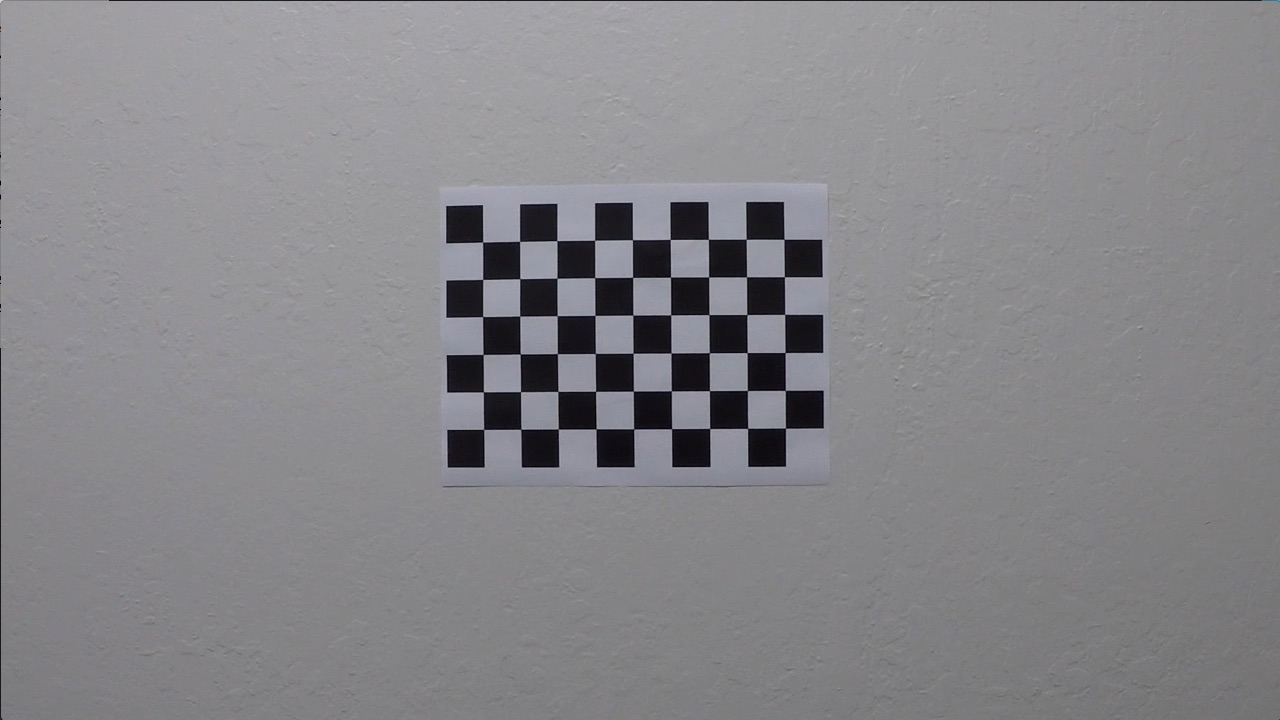
#> input picture camera_cal/calibration6.jpg, 1280 x 720 px
$ jupyter execute P4.ipynb   (shell and % lines are left out)
#> lines starting #> are read from the running program, lines starting #| are printed output that depends on the picture; after the words box and inside, x2 and y2 are one past the last pixel; in counts of white or black regions, pixels touching at a corner belong together
[cell 1]
import pickle
import cv2
import numpy as np
import matplotlib.pyplot as plt
import matplotlib.image as mpimg

[cell 2]
# prepare object points
nx = 9#TODO: enter the number of inside corners in x
ny = 6#TODO: enter the number of inside corners in y

# Make a list of calibration images
fname = 'camera_cal/calibration6.jpg'
img = cv2.imread(fname)
#> img is the input picture: shape (720, 1280, 3); mean B, G, R 137.6, 134, 134.6
print(img.shape)
#| (720, 1280, 3)

# Convert to grayscale
gray = cv2.cvtColor(img, cv2.COLOR_BGR2GRAY)

# Find the chessboard corners
ret, corners = cv2.findChessboardCorners(gray, (nx, ny), None)
#> ret = True; corners = 54 rows, first 8: [483, 241.9], [519.9, 241.3], [557, 241], [594.7, 239.9], [632.6, 239.9], [670.1, 239.4], [708, 239.1], [746, 239]

# If found, draw corners
if ret == True:
    # Draw and display the corners
    cv2.drawChessboardCorners(img, (nx, ny), corners, ret)
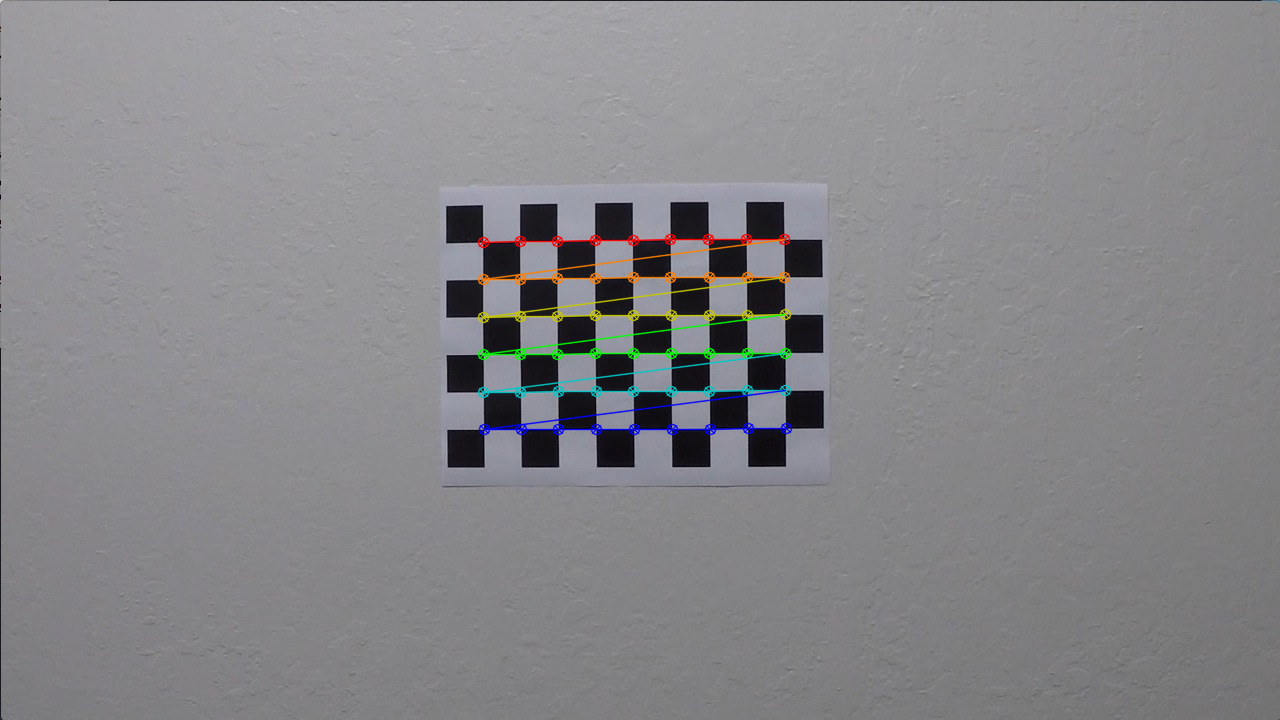
#> img: shape (720, 1280, 3); 1.52% of pixels changed, all inside (x1, y1, x2, y2) = (477, 233, 793, 436)
    plt.imshow(img)


$ run again, with camera_cal/calibration10.jpg copied over camera_cal/calibration6.jpg
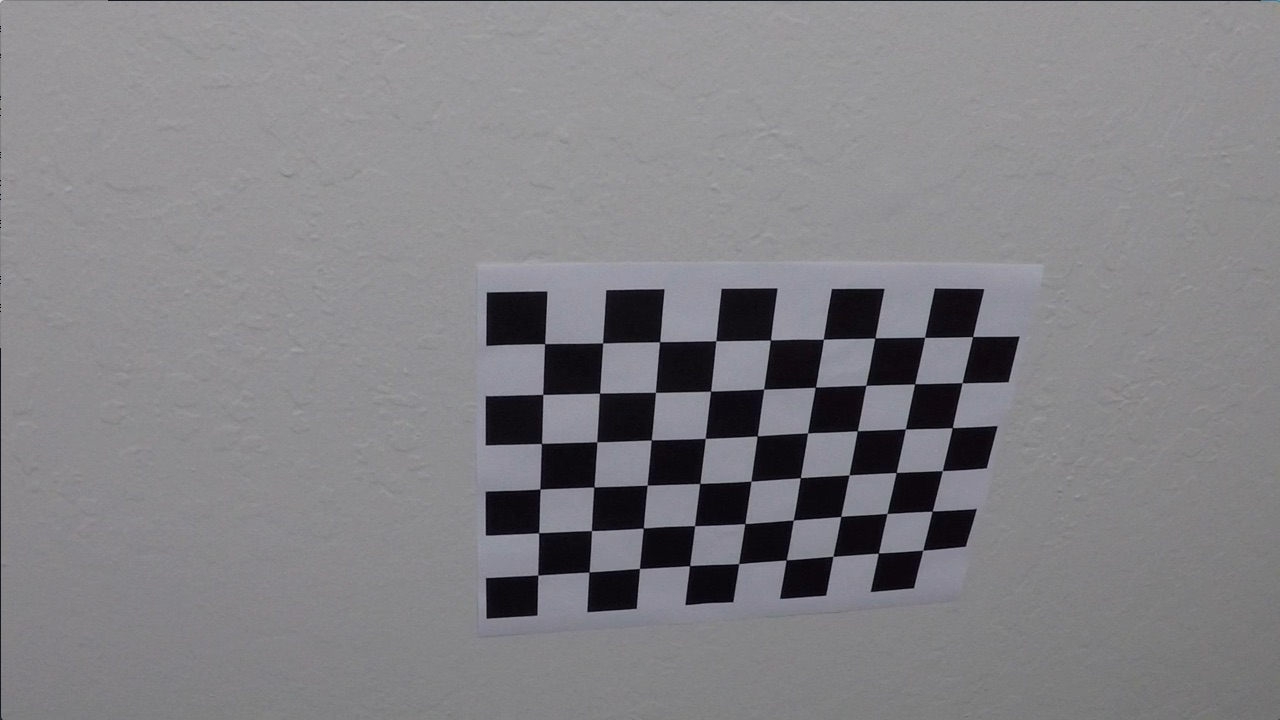
#> input picture camera_cal/calibration10.jpg, 1280 x 720 px
#> img is the input picture: shape (720, 1280, 3); mean B, G, R 133.1, 129.4, 130.2
#| (720, 1280, 3)
#> ret = True; corners = 54 rows, first 8: [545.3, 343.1], [602.7, 342.8], [660.1, 341.3], [715.8, 340.7], [770.6, 340], [823.5, 339.2], [874.3, 338.5], [925.1, 337.4]
#> `cv2.drawChessboardCorners(img, (nx, ny), corners, ret)`:
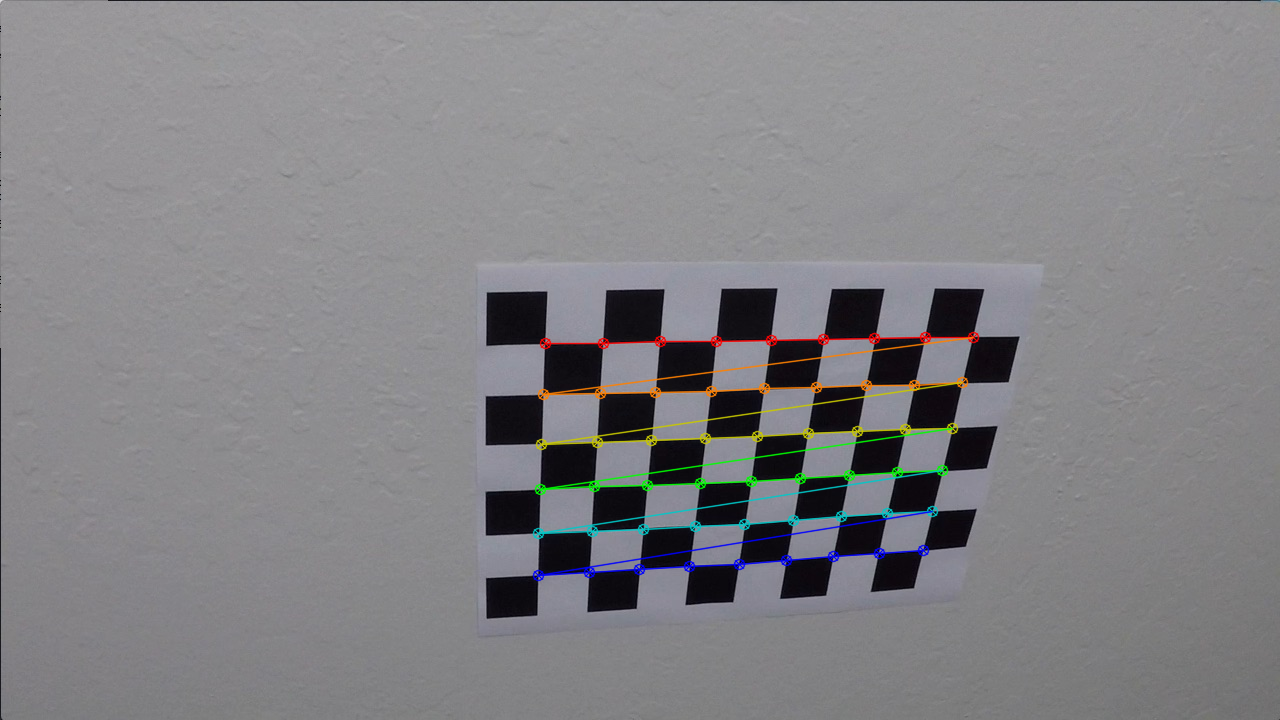
#> img: shape (720, 1280, 3); 1.91% of pixels changed, all inside (x1, y1, x2, y2) = (532, 331, 980, 582)

$ run again, with camera_cal/calibration11.jpg copied over camera_cal/calibration6.jpg
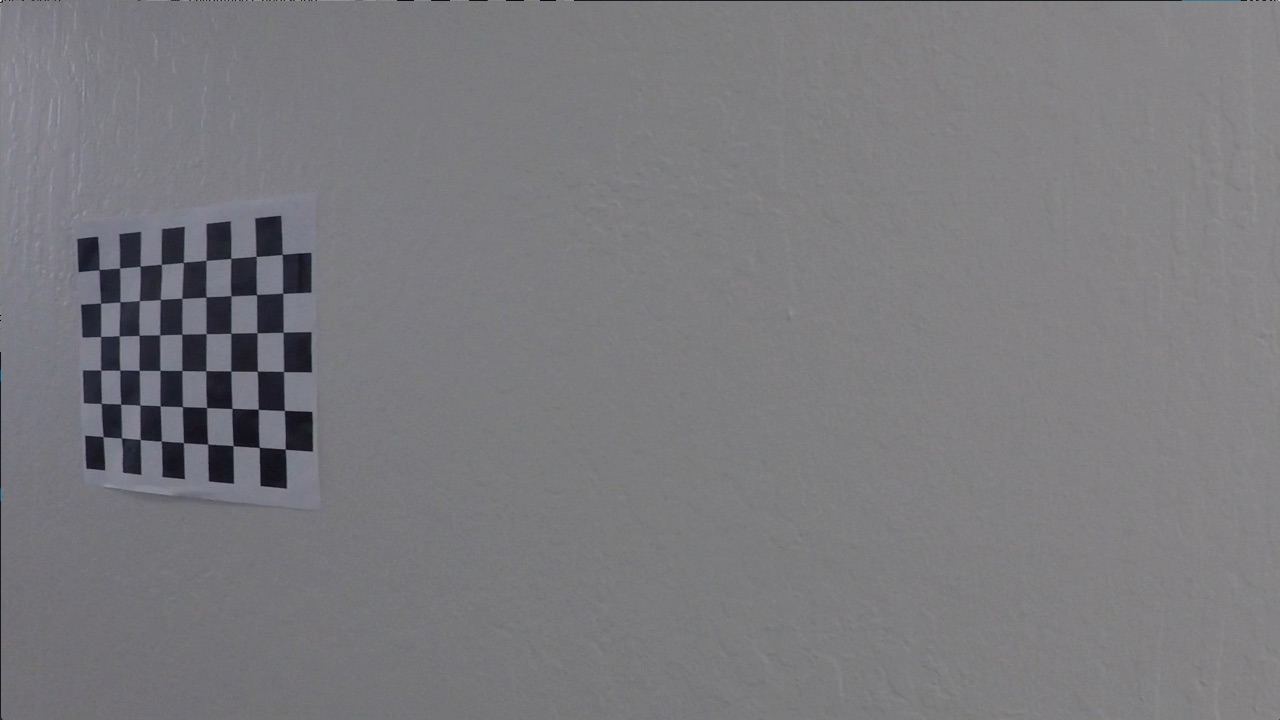
#> input picture camera_cal/calibration11.jpg, 1280 x 720 px
#> img is the input picture: shape (720, 1280, 3); mean B, G, R 125.2, 121.7, 122.2
#| (720, 1280, 3)
#> ret = True; corners = 54 rows, first 8: [99.22, 269.6], [119.6, 268], [140.1, 266.1], [161.3, 264.5], [183.3, 262.5], [206.1, 260.3], [230.7, 258.2], [256.2, 256.3]
#> `cv2.drawChessboardCorners(img, (nx, ny), corners, ret)`:
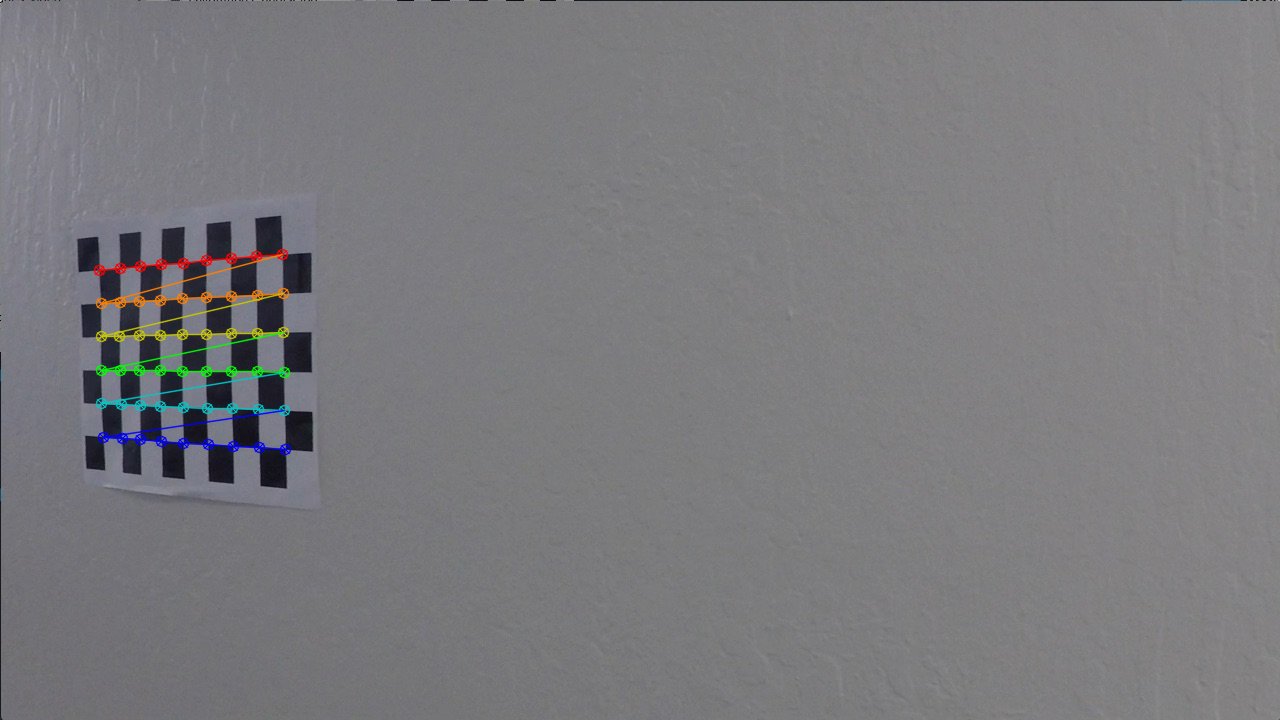
#> img: shape (720, 1280, 3); 1.11% of pixels changed, all inside (x1, y1, x2, y2) = (93, 248, 292, 456)
